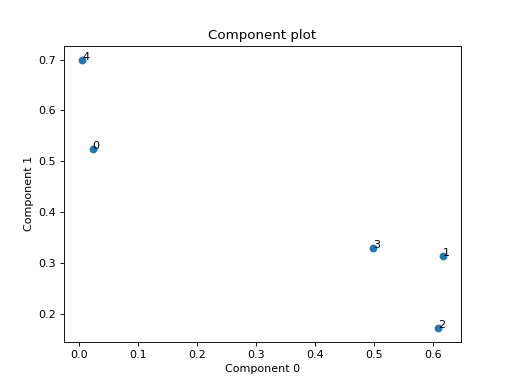

Write Python code to recreate this figure.
from tensorly.random import random_cp
from tlviz.visualisation import component_scatterplot
import matplotlib.pyplot as plt
cp_tensor = random_cp(shape=(5,10,15), rank=2)
component_scatterplot(cp_tensor, mode=0)
# Expected:
## <AxesSubplot: title={'center': 'Component plot'}, xlabel='Component 0', ylabel='Component 1'>
plt.show()
